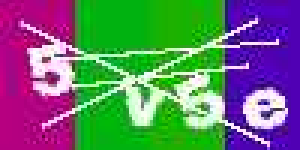
#> input picture puzzle5/FIRST_TRAINING_BATCH/abc.png, 100 x 50 px (shown 3 times larger)
$ python clean.py   (older library calls are emulated)
#> lines starting #> are read from the running program, lines starting #| are printed output that depends on the picture; after the words box and inside, x2 and y2 are one past the last pixel; in counts of white or black regions, pixels touching at a corner belong together
import cv2
import numpy
import sys
import os
import struct
import scipy.misc

image = cv2.imread("abc.png")
#> image is the input picture: shape (50, 100, 3); mean B, G, R 110.7, 115.6, 102.5

image = cv2.bilateralFilter(image,9,75,75)
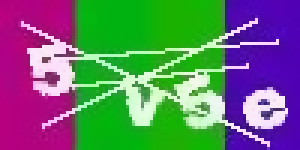
#> image: shape (50, 100, 3) (shown 3 times larger); mean B, G, R 110.8, 115.7, 102.4

textColor = (255, 255, 255)


diffs_per_channel = image.astype(numpy.float32) - textColor

# square the distances (to get all positive numbers), and sum across the
# third dimension (i.e. sum the squared color differences for each pixel
squared_dists = (diffs_per_channel**2).sum(axis=2)
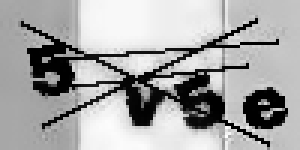
#> squared_dists: shape (50, 100) float64 (shown 3 times larger); min 401, max 131333, mean 85490; drawn with min black and max white

# take the square root of the result to get an actual distance
dists = numpy.sqrt(squared_dists)
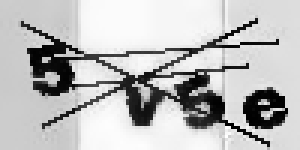
#> dists: shape (50, 100) float64 (shown 3 times larger); min 20.02, max 362.4, mean 272.4; drawn with min black and max white

# convert back to unsigned, 8-bit integers
# make all the values fit into the 0-255 range so we don't have overflow
# when we convert back into 8-bit integers
dists_display = numpy.clip(dists, 0, 255).astype(numpy.uint8)
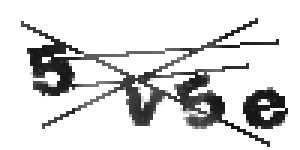
#> dists_display: shape (50, 100) (shown 3 times larger); min 20, max 255, mean 218

dists_display[dists < 200] = 0
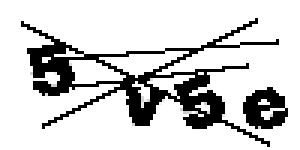
#> dists_display: shape (50, 100) (shown 3 times larger); 18.52% of pixels changed, all inside (x1, y1, x2, y2) = (7, 6, 96, 49)
dists_display[dists > 200] = 255
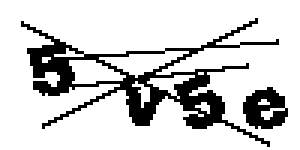
#> dists_display: shape (50, 100) (shown 3 times larger); 81.5% white; 2 black regions, box (x1, y1, x2, y2) and area: (7, 6, 93, 49) 789, (81, 29, 96, 43) 137

# kernel = numpy.ones((1,1),numpy.uint8)
# opening = cv2.morphologyEx(dists_display, cv2.MORPH_OPEN, kernel)

kernel = numpy.ones((3,3),numpy.uint8)
closing = cv2.morphologyEx(dists_display, cv2.MORPH_CLOSE, kernel)
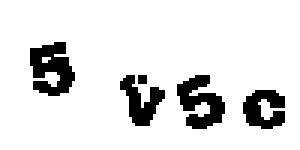
#> closing: shape (50, 100) (shown 3 times larger); 88.1% white; 5 black regions (1 under 20 px), largest, box (x1, y1, x2, y2) and area: (10, 14, 25, 32) 175, (59, 25, 75, 43) 164, (81, 30, 95, 43) 125, (40, 25, 55, 42) 122

scipy.misc.imsave("winner.jpg", closing)
